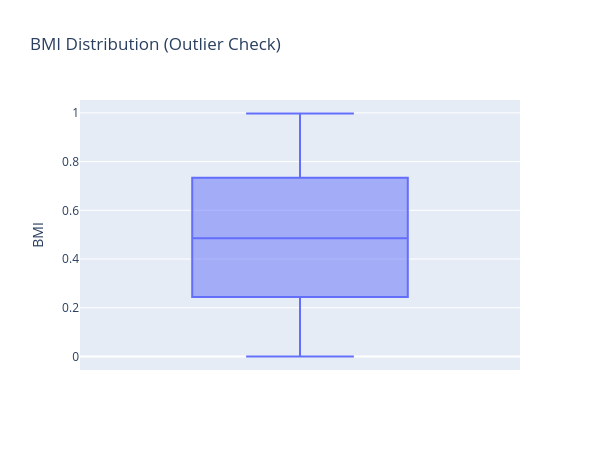

Source (notebook cell):
### Markdown cell above
### 4. Outliers of BMI

### Code cell
fig = px.box(
    data,
    y="BMI",
    title="BMI Distribution (Outlier Check)",
    width=600, height=450
)
fig.show()

### Figure 1 — Plotly figure (JSON) as saved in the notebook; plotly's stock layout.template omitted (floating-point values rounded to 4 significant figures; data arrays with more than 128 entries replaced by an {"elided": "..."} marker saying what was removed)
{"data": [{"alignmentgroup": "True", "hovertemplate": "BMI=%{y}<extra></extra>", "legendgroup": "", "marker": {"color": "#636efa"}, "name": "", "notched": false, "offsetgroup": "", "orientation": "v", "showlegend": false, "type": "box", "x0": " ", "xaxis": "x", "y": {"elided": "486 float values"}, "y0": " ", "yaxis": "y"}], "layout": {"boxmode": "group", "height": 450, "legend": {"tracegroupgap": 0}, "title": {"text": "BMI Distribution (Outlier Check)"}, "width": 600, "xaxis": {"anchor": "y", "domain": [0, 1]}, "yaxis": {"anchor": "x", "domain": [0, 1], "title": {"text": "BMI"}}}}
